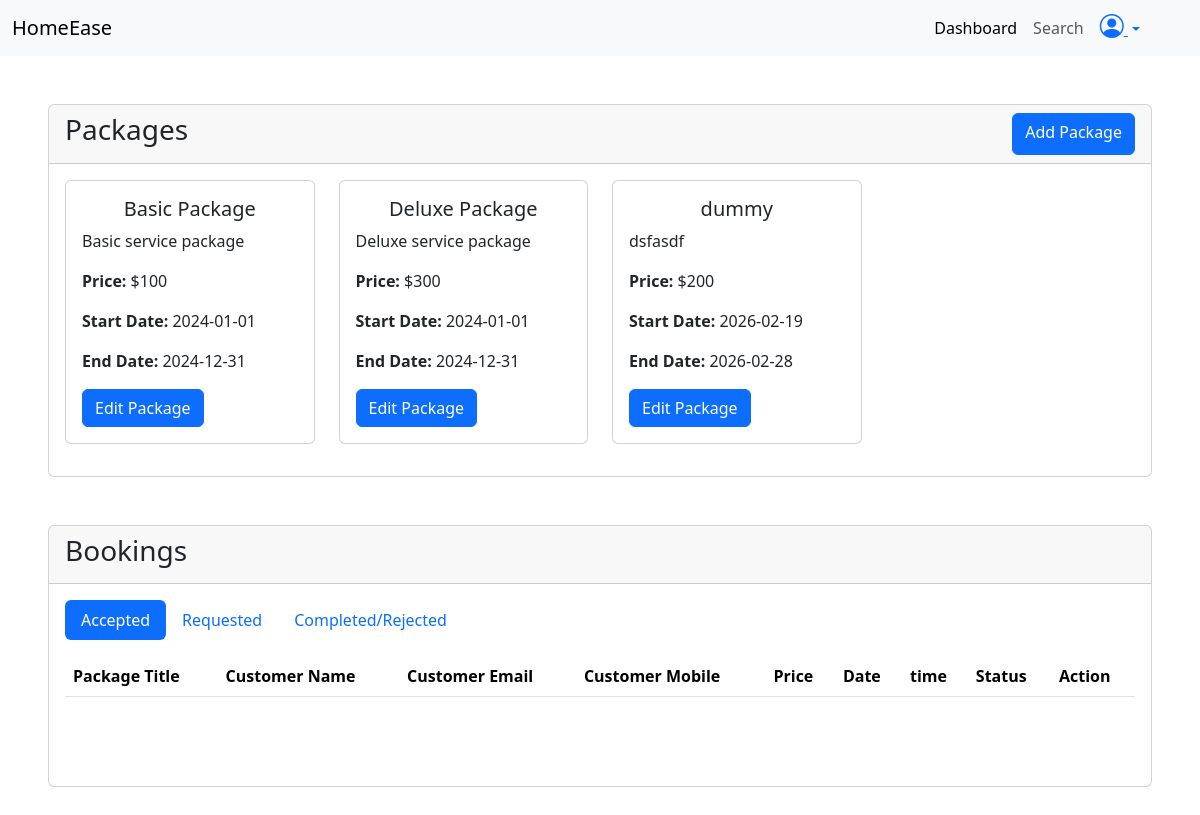
Before: /professional/dashboard (signed in) with the older database file.
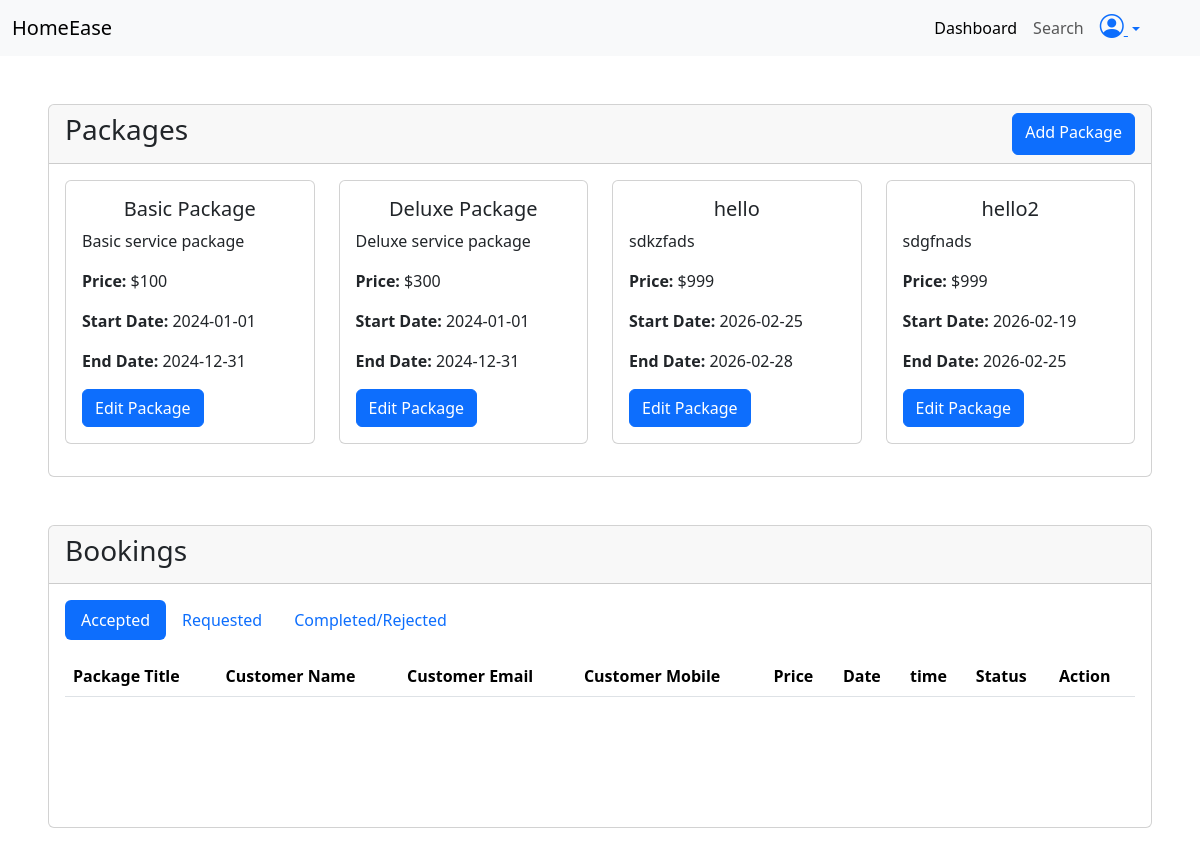
After: the same page with the newer database file.
### application/models.py (models this page shows)
class Package(db.Model):
    id = db.Column(db.Integer, primary_key =True , autoincrement=True)
    title = db.Column(db.String, unique=True , nullable=False)
    price = db.Column(db.String , nullable=False)
    description= db.Column(db.String , nullable=False)
    prof_id = db.Column(db.Integer ,db.ForeignKey("professional.id") , nullable=False )
    status = db.Column(db.String, nullable=False)
    start_date = db.Column(db.Date , nullable =False)
    end_date = db.Column(db.Date , nullable =False)
    bookings = db.relationship("Booking", backref="package", lazy=True)

### application/routes.py (the view)
@app.route("/professional/dashboard")
@login_required
def professional_dashboard():
    packages = db.session.query(Package).filter_by(prof_id=current_user.id).all()
    bookings = current_user.bookings
    return render_template("professional/dashboard.html" , cu=current_user, packages=packages, bookings=bookings)

### app.py (called while the page is built)
def create_app():
    app = Flask(__name__ , )
    app.config["SQLALCHEMY_DATABASE_URI"] = "sqlite:///mydb.sqlite3"
    app.config["SECRET_KEY"] = "mysecretkey"
    db.init_app(app)
    login_manager = LoginManager(app)
    @login_manager.user_loader
    def load_user(email):
        user= db.session.query(Customer).filter_by(email=email).first() or \
        db.session.query(Professional).filter_by(email=email).first() or \
        db.session.query(Admin).filter_by(email=email).first()
        return user
    app.app_context().push()
    return app

### templates/professional/dashboard.html (shortened to what the changed rows need)
<!DOCTYPE html>
<html lang="en">
<head>
    <link href="https://cdn.jsdelivr.net/npm/bootstrap@5.3.8/dist/css/bootstrap.min.css" rel="stylesheet"
>
    <link rel="stylesheet" href="https://cdn.jsdelivr.net/npm/bootstrap-icons@1.13.1/font/bootstrap-icons.min.css">
</head>
<body>
    <div class="card mt-5 ms-5 me-5">
        <div class="card-body">
            <div class="row ">
                {% for package in packages %}
                <div class="col-3 ">
                    <div class="card mb-3">
                        <div class="card-body">
                            <h5 class="card-title text-center">{{ package.title }}</h5>
                            <p class="card-text">{{ package.description }}</p>
                            <p class="card-text"><strong>Price:</strong> ${{ package.price }}</p>
                            <p class="card-text"><strong>Start Date:</strong> {{ package.start_date }}</p>
                            <p class="card-text"><strong>End Date:</strong> {{ package.end_date }}</p>
                            <a  type="button" class="btn btn-primary ms-auto"
                                data-bs-toggle="modal" data-bs-target="#editpack{{ package.id }}">
                                Edit Package
                            </a>
                        </div>
                    </div>
                </div>
                {% endfor %}
            </div>
        </div>
    </div>
    <div class="card mt-5 ms-5 me-5 mb-5">
        <div class="card-body">
            <div class="tab-content" id="pills-tabContent">
                <div class="tab-pane fade show active" id="pills-accepted-bookings" role="tabpanel"
                    aria-labelledby="pills-accepted-bookings-tab" tabindex="0">
                    <table class="table">
                        <thead>
                            <tr>
                                <th scope="col">Package Title</th>
                                <th scope="col">Customer Name</th>
                                <th scope="col">Customer Email</th>
                                <th scope="col">Customer Mobile</th>
                                <th scope="col">Price</th>
                                <th scope="col">Date</th>
                                <th scope="col">time</th>
                                <th scope="col">Status</th>
                                <th scope="col">Action</th>
                            </tr>
                        </thead>
                    </table>
                </div>
            </div>
            </div>
        </div>
</body>
</html>

Changed rows visible on the page:
changed Package: title "dummy" → "hello"; description "dsfasdf" → "sdkzfads"; price "200" → "999"; start_date "2026-02-19" → "2026-02-25"
added Package: title "hello2", description "sdgfnads", price "999", start_date "2026-02-19", end_date "2026-02-25"
